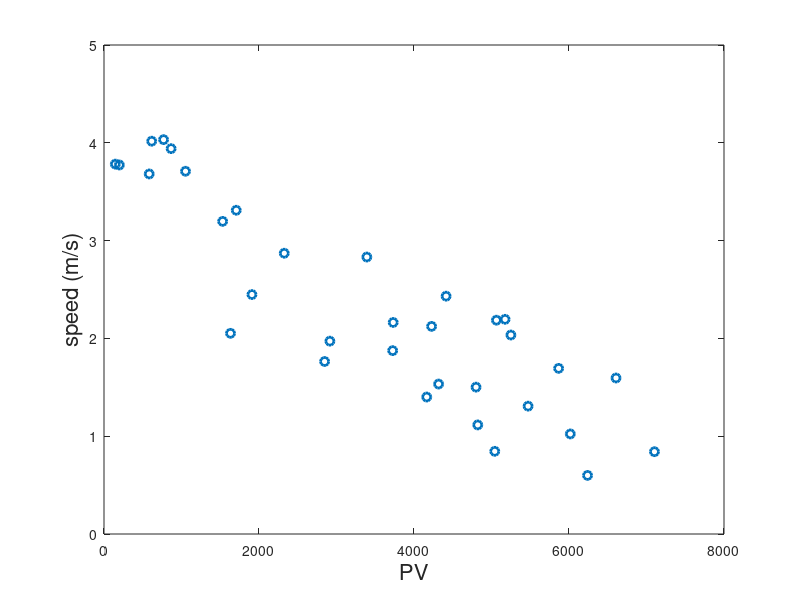

Source code (MATLAB):
close;
clear all;
data=load('in_print_press_vel_225p_v4_onedoor3_6m_100.txt');
data2=load('in_print_press_vel_225p_v4_onedoor3.6m_40.txt');

index= find (data(:,1)<20);
t=0.05*[1:length(index)]-0.05;
t2=0.05*[1:length(data2(:,1))]-0.05;

pv=data(index,3);
pv(1:33)=[];
speed=data(index,4);
speed(1:33)=[];
plot(pv,speed,'o','LineWidth',2)
yl=ylabel('speed (m/s)'); 
set(yl,'FontSize',16);
xl=xlabel('PV'); 
set(xl,'FontSize',16);


%subplot(2,1,1), plot(t,data(index,3),'r','LineWidth',2)
%xl=xlabel('time (s)'); 
%set(xl,'FontSize',16);
%yl=ylabel('PV'); 
%set(yl,'FontSize',16);
%hold on
%grid on
%subplot(2,1,2), plot(t,data(index,4),'r','LineWidth',2)
%xl=xlabel('time (s)'); 
%set(xl,'FontSize',16);
%yl=ylabel('speed (m/s)'); 
%set(yl,'FontSize',16);
%hold on
%grid on



%subplot(3,1,1), plot(t,data(:,3),'r','LineWidth',2)
%hold on
%grid on
%subplot(3,1,1), plot(t2,data2(:,3),'k','LineWidth',2)
%hold on
%grid on
%subplot(3,1,2),plot(t,data(:,4),'r','LineWidth',2)
%hold on
%grid on
%subplot(3,1,2),plot(t2,data2(:,4),'k','LineWidth',2)
%subplot(3,1,3),plot(t,data(:,1),'r','LineWidth',2)
%hold on
%grid on
%subplot(3,1,3),plot(t2,data2(:,1),'k','LineWidth',2)
%grid on






